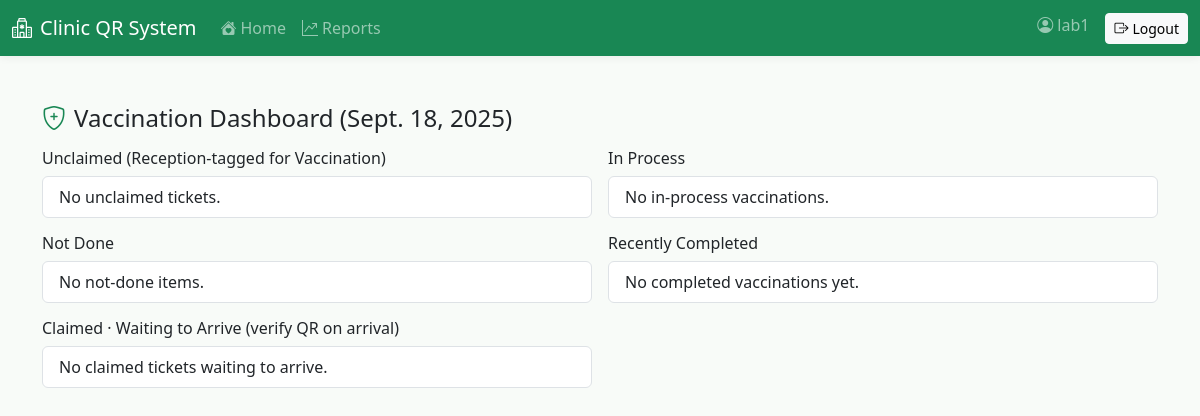
Before: /dashboard/vaccination/ (signed in) with the older database file.
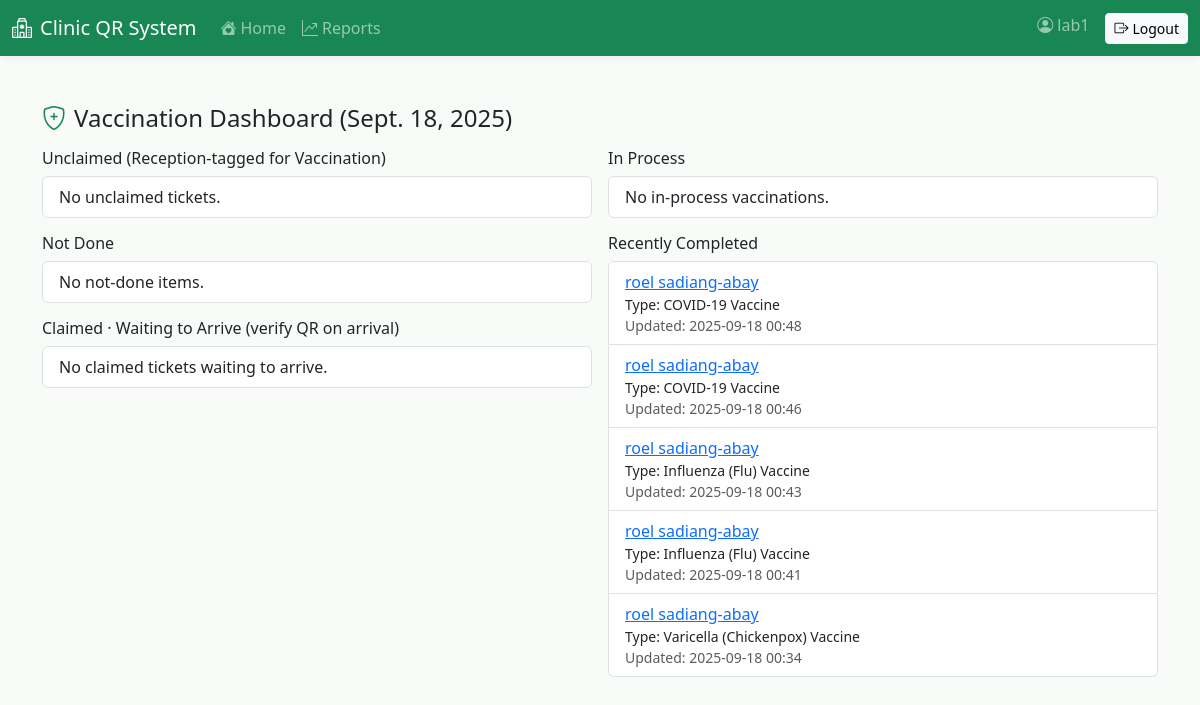
After: the same page with the newer database file.
### visits/models.py (models this page shows, shortened)
class VaccinationRecord(models.Model):
    visit = models.ForeignKey('visits.Visit', on_delete=models.CASCADE, related_name='vaccination_records')
    patient = models.ForeignKey('patients.Patient', on_delete=models.CASCADE, related_name='vaccination_records')
    vaccine_type = models.CharField(max_length=64, choices=VaccinationType.choices)
    status = models.CharField(max_length=32, choices=[
        ('queue', 'Queue'),
        ('claimed', 'Claimed'),
        ('in_process', 'In Process'),
        ('done', 'Done'),
        ('not_done', 'Not Done'),
    ], default='queue')
    details = models.JSONField(default=dict, blank=True)
    administered_by = models.ForeignKey(settings.AUTH_USER_MODEL, on_delete=models.SET_NULL, null=True, blank=True)
    created_at = models.DateTimeField(auto_now_add=True)
    updated_at = models.DateTimeField(auto_now=True)
    class Meta:
        ordering = ['-updated_at']

class Visit(models.Model):
    class Service(models.TextChoices):
        RECEPTION = 'reception', 'Reception/Triage'
        DOCTOR = 'doctor', 'Doctor Consultation'
        LAB = 'lab', 'Laboratory'
        PHARMACY = 'pharmacy', 'Pharmacy'
        VACCINATION = 'vaccination', 'Vaccination/Immunization'
    class Department(models.TextChoices):
        PEDIATRICS = 'Pediatrics', 'Pediatrics (Children’s Health)'
        OBGYN = 'OB-GYN', 'Obstetrics and Gynecology (OB-GYN)'
        CARDIOLOGY = 'Cardiology', 'Cardiology (Heart Care)'
        RADIOLOGY = 'Radiology', 'Radiology'
        SURGERY = 'Surgery', 'Surgery'
        DERMATOLOGY = 'Dermatology', 'Dermatology (Skin Care)'
        ENT = 'ENT', 'ENT (Ear, Nose, Throat)'
    patient = models.ForeignKey('patients.Patient', on_delete=models.CASCADE, related_name='visits')
    service = models.CharField(max_length=20, choices=Service.choices)
    notes = models.TextField(blank=True)
    class Status(models.TextChoices):
        QUEUED = 'queued', 'Queued'
        CLAIMED = 'claimed', 'Claimed'
        IN_PROCESS = 'in_process', 'In Process'
        DONE = 'done', 'Done'
    status = models.CharField(max_length=16, choices=Status.choices, default=Status.QUEUED)
    queue_number = models.PositiveIntegerField(null=True, blank=True)
    department = models.CharField(max_length=32, choices=Department.choices, blank=True)
    claimed_by = models.ForeignKey(settings.AUTH_USER_MODEL, on_delete=models.SET_NULL, null=True, blank=True, related_name='claimed_reception_visits')
    claimed_at = models.DateTimeField(null=True, blank=True)
    assigned_to = models.ForeignKey(settings.AUTH_USER_MODEL, on_delete=models.SET_NULL, null=True, blank=True, related_name='assigned_visits')
    doctor_arrived = models.BooleanField(default=False)
    doctor_status = models.CharField(max_length=16, blank=True, default='')  # '', ready_to_consult, not_done, finished
    symptoms = models.TextField(blank=True)
    diagnosis = models.TextField(blank=True)
    prescription_notes = models.TextField(blank=True)
    doctor_done = models.BooleanField(default=False)
    doctor_done_at = models.DateTimeField(null=True, blank=True)
    lab_tests = models.TextField(blank=True)
    lab_test_type = models.CharField(max_length=50, blank=True)
    lab_claimed_by = models.ForeignKey(settings.AUTH_USER_MODEL, on_delete=models.SET_NULL, null=True, blank=True, related_name='claimed_lab_visits')
    lab_claimed_at = models.DateTimeField(null=True, blank=True)
    lab_arrived = models.BooleanField(default=False)
    lab_results = models.TextField(blank=True)
    lab_completed = models.BooleanField(default=False)
    lab_completed_at = models.DateTimeField(null=True, blank=True)
    medicines = models.TextField(blank=True)
    dispensed = models.BooleanField(default=False)
    dispensed_at = models.DateTimeField(null=True, blank=True)
    vaccine_type = models.CharField(max_length=100, blank=True)
    vaccine_dose = models.CharField(max_length=50, blank=True)
    vaccination_date = models.DateField(null=True, blank=True)
    timestamp = models.DateTimeField(auto_now_add=True)
    created_by = models.ForeignKey(settings.AUTH_USER_MODEL, on_delete=models.SET_NULL, null=True, blank=True)
    doctor_user = models.ForeignKey(settings.AUTH_USER_MODEL, on_delete=models.SET_NULL, null=True, blank=True, related_name='doctor_visits')
    service_type = models.ForeignKey('visits.ServiceType', on_delete=models.SET_NULL, null=True, blank=True, help_text='Specific service type selected')

### patients/models.py (models this page shows, shortened)
class Patient(models.Model):
    user = models.OneToOneField(User, on_delete=models.SET_NULL, null=True, blank=True, related_name='patient_profile')
    full_name = models.CharField(max_length=255)
    age = models.PositiveIntegerField(validators=[MinValueValidator(0)])
    address = models.TextField()
    contact = models.CharField(max_length=50)
    email = models.EmailField(unique=True)
    patient_code = models.CharField(max_length=20, unique=True)
    qr_code = models.ImageField(upload_to='qr_codes/', blank=True, null=True)
    must_change_password = models.BooleanField(default=False)
    created_at = models.DateTimeField(auto_now_add=True)

### dashboard/views.py (the view)
# urls.py: path('vaccination/', views.vaccination_dashboard, name='dashboard_vaccination'),
@login_required
def vaccination_dashboard(request):
    today = timezone.localdate()
    base_reception_vacc = (Visit.objects
                           .filter(service='reception', timestamp__date=today)
                           .filter(Q(service_type__name__iexact='Vaccination') | Q(notes__icontains='[visit: vaccination]')))
    unclaimed = (base_reception_vacc
                 .filter(Q(status=Visit.Status.QUEUED) | Q(status__isnull=True) | Q(status=''))
                 .filter(assigned_to__isnull=True)
                 .order_by('queue_number', 'timestamp'))
    received_from_reception_ids: set[int] = set()
    _vacc_visits = (Visit.objects
                    .filter(service='vaccination', timestamp__date=today)
                    .values('id', 'notes'))
    for _v in _vacc_visits:
        try:
            m = re.search(r"From\s+reception\s+#(\d+)", _v.get('notes') or '', flags=re.IGNORECASE)
            if m:
                received_from_reception_ids.add(int(m.group(1)))
        except Exception:
            pass
    claimed_filter = Q(status=Visit.Status.CLAIMED)
    if not request.user.is_superuser:
        claimed_filter &= Q(assigned_to=request.user)
    claimed_waiting = (base_reception_vacc
                       .filter(claimed_filter)
                       .exclude(id__in=list(received_from_reception_ids))
                       .order_by('queue_number', 'timestamp'))
    print(f"DEBUG - Today: {today}")
    print(f"DEBUG - Base reception vacc count: {base_reception_vacc.count()}")
    print(f"DEBUG - Received from reception IDs: {sorted(received_from_reception_ids)}")
    print(f"DEBUG - Claimed waiting count: {claimed_waiting.count()}")
    print(f"DEBUG - User: {request.user}, Is superuser: {request.user.is_superuser}")
    for v in claimed_waiting:
        print(f"DEBUG - Claimed waiting: {v.patient.full_name}, Status: {v.status}, Assigned to: {v.assigned_to}")
    from django.db.models import OuterRef, Subquery, F
    latest_ts_sq = (VaccinationRecord.objects
                    .filter(visit=OuterRef('visit'))
                    .order_by('-updated_at')
                    .values('updated_at')[:1])
    vacc_records_today = (VaccinationRecord.objects
                          .select_related('visit__patient')
                          .filter(visit__timestamp__date=today)
                          .annotate(latest_updated_at=Subquery(latest_ts_sq))
                          .filter(updated_at=F('latest_updated_at')))
    ready = vacc_records_today.filter(status='queue').order_by('visit__queue_number', 'visit__timestamp')
    in_process = vacc_records_today.filter(status='in_process').order_by('-updated_at')
    not_done = vacc_records_today.filter(status='not_done').order_by('-updated_at')
    completed = vacc_records_today.filter(status='done').order_by('-updated_at')[:20]
    vaccine_type_labels = dict(VaccinationType.choices)
    return render(request, 'dashboard/vaccination.html', {
        'pending_unclaimed': unclaimed,
        'pending_claimed': claimed_waiting,
        'ready': ready,
        'in_process': in_process,
        'not_done': not_done,
        'completed': completed,
        'vaccine_types': VaccinationType.choices,
        'vaccine_type_labels': vaccine_type_labels,
        'today': today,
    })

### dashboard/templates/dashboard/vaccination.html (shortened to what this page needs)
{% extends 'base.html' %}
{% block content %}
<div class="d-flex justify-content-between align-items-center mb-3">
  <h4 class="mb-0 d-flex align-items-center"><i class="bi bi-shield-plus text-success me-2"></i>Vaccination Dashboard ({{ today }})</h4>
  </div>
<div class="row g-3">
  <div class="col-md-6">
    <h6>Unclaimed (Reception-tagged for Vaccination)</h6>
    <ul class="list-group mb-3" data-container="queued">
      {% for v in pending_unclaimed %}
        <li class="list-group-item" data-card>
          <div class="d-flex justify-content-between align-items-center">
            <div>
              <a href="/patients/{{ v.patient.id }}/">{{ v.patient.full_name }}</a>
              <div class="small text-muted">Queue: {{ v.queue_number|default:'—' }}</div>
              <div class="small">At: {{ v.timestamp|date:'Y-m-d H:i' }}</div>
            </div>
            <div class="d-flex align-items-center gap-2">
              <form method="post" action="/dashboard/vaccination/claim/">
                {% csrf_token %}
                <input type="hidden" name="reception_visit_id" value="{{ v.id }}">
                <button class="btn btn-outline-primary btn-sm" type="submit"><i class="bi bi-person-plus me-1"></i>Claim</button>
              </form>
            </div>
          </div>
        </li>
      {% empty %}
        <li class="list-group-item">No unclaimed tickets.</li>
      {% endfor %}
    </ul>
    <h6>Not Done</h6>
    <ul class="list-group mb-3" data-container="not_done">
      {% for r in not_done %}
        <li class="list-group-item d-flex justify-content-between align-items-center">
          <div>
            <a class="fw-semibold" href="/patients/{{ r.visit.patient.id }}/">{{ r.visit.patient.full_name }}</a>
            <div class="small">Type: {{ r.vaccine_type }}</div>
            <div class="small text-muted">Updated: {{ r.updated_at|date:'Y-m-d H:i' }}</div>
          </div>
          <div class="d-flex gap-2">
            <a class="btn btn-primary btn-sm" href="/dashboard/vaccination/work/{{ r.visit.id }}/"><i class="bi bi-pencil-square me-1"></i>Reopen</a>
          </div>
        </li>
      {% empty %}
        <li class="list-group-item">No not-done items.</li>
      {% endfor %}
    </ul>
    <h6>Claimed · Waiting to Arrive (verify QR on arrival)</h6>
    <ul class="list-group" data-container="claimed">
      {% for v in pending_claimed %}
        <li class="list-group-item" data-card data-patient-code="{{ v.patient.patient_code }}" data-visit-id="{{ v.id }}">
          <div class="d-flex justify-content-between align-items-center">
            <div>
              <a href="/patients/{{ v.patient.id }}/">{{ v.patient.full_name }}</a>
              <div class="small text-muted">From Reception · Queue: {{ v.queue_number|default:'—' }}</div>
              <div class="small">At: {{ v.timestamp|date:'Y-m-d H:i' }}</div>
            </div>
            <div class="d-flex align-items-center gap-2">
              <button class="btn btn-outline-secondary btn-sm" type="button" data-bs-toggle="modal" data-bs-target="#vaccVerifyModal" data-visit="{{ v.id }}"><i class="bi bi-qr-code-scan me-1"></i>Verify</button>
            </div>
          </div>
        </li>
      {% empty %}
        <li class="list-group-item">No claimed tickets waiting to arrive.</li>
      {% endfor %}
    </ul>
  </div>
  <div class="col-md-6">
    <h6>In Process</h6>
    <ul class="list-group mb-3" data-container="in_process">
      {% for r in in_process %}
        <li class="list-group-item d-flex justify-content-between align-items-center">
          <div>
            <a class="fw-semibold" href="/patients/{{ r.visit.patient.id }}/">{{ r.visit.patient.full_name }}</a>
            <div class="small">Type: {{ r.vaccine_type }}</div>
            <div class="small text-muted">Logged: {{ r.visit.timestamp|date:'Y-m-d H:i' }}{% if r.visit.queue_number %} · Queue: {{ r.visit.queue_number }}{% endif %}</div>
          </div>
          <div class="d-flex gap-2">
            <a class="btn btn-primary btn-sm" href="/dashboard/vaccination/work/{{ r.visit.id }}/"><i class="bi bi-pencil-square me-1"></i>Open Work</a>
          </div>
        </li>
      {% empty %}
        <li class="list-group-item">No in-process vaccinations.</li>
      {% endfor %}
    </ul>
    <h6>Recently Completed</h6>
    <ul class="list-group">
      {% for r in completed %}
        <li class="list-group-item">
          <a href="/patients/{{ r.visit.patient.id }}/">{{ r.visit.patient.full_name }}</a>
          <div class="small">Type: {{ r.vaccine_type }}</div>
          <div class="small text-muted">Updated: {{ r.updated_at|date:'Y-m-d H:i' }}</div>
        </li>
      {% empty %}
        <li class="list-group-item">No completed vaccinations yet.</li>
      {% endfor %}
    </ul>
  </div>
</div>
{% endblock %}

### templates/base.html (shortened to what this page needs)
<!doctype html>
<html lang="en">
  <head>
    <link href="https://cdn.jsdelivr.net/npm/bootstrap@5.3.3/dist/css/bootstrap.min.css" rel="stylesheet">
    <link href="https://cdn.jsdelivr.net/npm/bootstrap-icons@1.11.3/font/bootstrap-icons.min.css" rel="stylesheet">
  </head>
  <body>
    <nav class="navbar navbar-expand-lg navbar-dark bg-success">
      <div class="container-fluid">
        <a class="navbar-brand d-flex align-items-center" href="/">
          <i class="bi bi-hospital me-2"></i>Clinic QR System
        </a>
        <div class="collapse navbar-collapse" id="navbarsMain">
          <ul class="navbar-nav me-auto mb-2 mb-lg-0">
            {% if request.user.is_authenticated %}
              <li class="nav-item">
                <a class="nav-link" href="{% if request.user.is_superuser %}/dashboard/{% elif request.user.groups.all.0.name == 'Reception' %}/dashboard/reception/{% elif request.user.groups.all.0.name == 'Doctor' %}/dashboard/doctor/{% elif request.user.groups.all.0.name == 'Laboratory' %}/dashboard/lab/{% elif request.user.groups.all.0.name == 'Pharmacy' %}/dashboard/pharmacy/{% elif request.user.groups.all.0.name == 'Vaccination' %}/dashboard/vaccination/{% elif request.user.groups.all.0.name == 'Patient' %}/patients/portal/{% else %}/dashboard/{% endif %}"><i class="bi bi-house-heart-fill me-1"></i>Home</a>
              </li>
              {% if request.user.is_authenticated and request.user.groups.all.0.name != 'Patient' %}
              <li class="nav-item">
                <a class="nav-link" href="/dashboard/reports/"><i class="bi bi-graph-up-arrow me-1"></i>Reports</a>
              </li>
              {% endif %}
            {% endif %}
          </ul>
          <ul class="navbar-nav ms-auto">
            {% if request.user.is_authenticated %}
              <li class="nav-item"><span class="navbar-text"><i class="bi bi-person-circle me-1"></i>{{ request.user.username }}</span></li>
              <li class="nav-item ms-3">
                <form method="post" action="/accounts/logout/" class="d-inline">
                  <button class="btn btn-light btn-sm" type="submit"><i class="bi bi-box-arrow-right me-1"></i>Logout</button>
                </form>
              </li>
            {% else %}
              <li class="nav-item"><a class="btn btn-light btn-sm" href="/accounts/login/"><i class="bi bi-box-arrow-in-right me-1"></i>Login</a></li>
            {% endif %}
          </ul>
        </div>
      </div>
    </nav>
    <main class="container my-5">
      {% block content %}{% endblock %}
    </main>
  </body>
</html>

### templates/base.html (style rules this page uses)
:root { --bs-primary: #198754; --bs-primary-rgb: 25, 135, 84; }
body { background-color: #f8fbf8; }
.navbar { box-shadow: 0 2px 8px rgba(0,0,0,0.06); }

Changed rows visible on the page:
added VaccinationRecord: visit.patient.full_name "roel sadiang-abay", vaccine_type "COVID-19 Vaccine", updated_at "2025-09-18 00:48"
added VaccinationRecord: visit.patient.full_name "roel sadiang-abay", vaccine_type "COVID-19 Vaccine", updated_at "2025-09-18 00:46"
added VaccinationRecord: visit.patient.full_name "roel sadiang-abay", vaccine_type "Influenza (Flu) Vaccine", updated_at "2025-09-18 00:43"
added VaccinationRecord: visit.patient.full_name "roel sadiang-abay", vaccine_type "Influenza (Flu) Vaccine", updated_at "2025-09-18 00:41"
added VaccinationRecord: visit.patient.full_name "roel sadiang-abay", vaccine_type "Varicella (Chickenpox) Vaccine", updated_at "2025-09-18 00:34"
Other visible differences:
text no longer shown: "No completed vaccinations yet."
